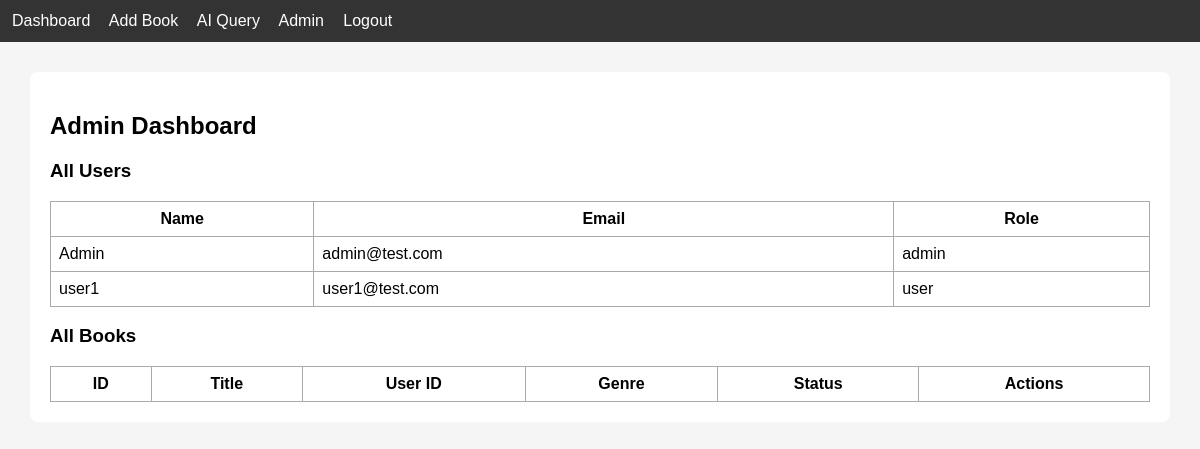
Page /admin (signed in) on the earlier database version.
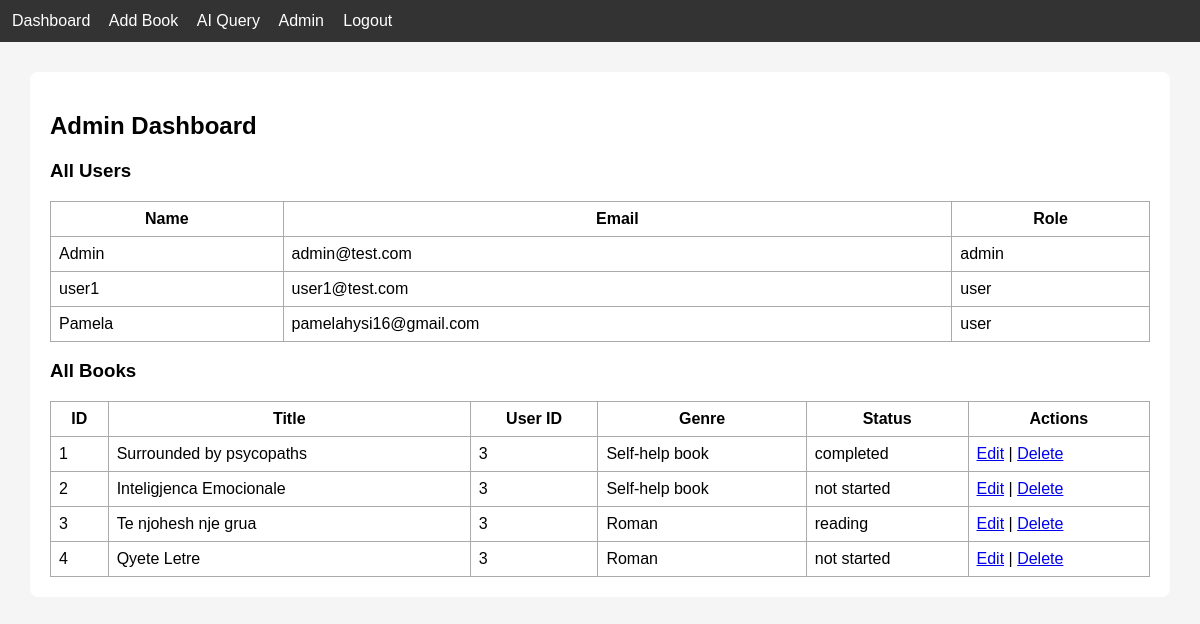
Same page on the later database version.
### tables this page shows
CREATE TABLE users (
    id INTEGER PRIMARY KEY AUTOINCREMENT,
    name TEXT,
    email TEXT UNIQUE,
    password TEXT,
    role TEXT
);

CREATE TABLE books (
    id INTEGER PRIMARY KEY AUTOINCREMENT,
    title TEXT,
    author TEXT,
    genre TEXT,
    status TEXT,
    user_id INTEGER,
    FOREIGN KEY(user_id) REFERENCES users(id)
);

### app.py (the view)
@app.route("/admin")
def admin():
    if "user_id" not in session or session.get("role") != "admin":
        return redirect(url_for("login"))
    db = get_db()
    users = db.execute("SELECT * FROM users").fetchall()
    books = db.execute("SELECT * FROM books").fetchall()
    db.close()
    return render_template("admin_dashboard.html", users=users, books=books)

### app.py (called while the page is built)
def get_db():
    conn = sqlite3.connect("database.db")
    conn.row_factory = sqlite3.Row
    return conn

### templates/admin_dashboard.html
{% extends "base.html" %}
{% block content %}
<h2>Admin Dashboard</h2>
<h3>All Users</h3>
<table>
    <tr>
        <th>Name</th>
        <th>Email</th>
        <th>Role</th>
    </tr>
    {% for user in users %}
    <tr>
        <td>{{ user.name }}</td>
        <td>{{ user.email }}</td>
        <td>{{ user.role }}</td>
    </tr>
    {% endfor %}
</table>
<h3>All Books</h3>
<table>
    <tr>
        <th>ID</th>
        <th>Title</th>
        <th>User ID</th>
        <th>Genre</th>
        <th>Status</th>
        <th>Actions</th>
    </tr>
    {% for b in books %}
    <tr>
        <td>{{ b.id }}</td>
        <td>{{ b.title }}</td>
        <td>{{ b.user_id }}</td>
        <td>{{ b.genre }}</td>
        <td>{{ b.status }}</td>
        <td>
            <a href="/admin_edit_book/{{ b.id }}">Edit</a> |
            <a href="/admin_delete_book/{{ b.id }}">Delete</a>
        </td>
    </tr>
    {% endfor %}
</table>
{% endblock %}

### templates/base.html (shortened to what this page needs)
<!DOCTYPE html>
<html>
<head>
</head>
<body>
<nav>
    <a href="/dashboard">Dashboard</a>
    <a href="/add_book">Add Book</a>
    <a href="/ai_query">AI Query</a>
    {% if session.get('role') == "admin" %}
    <a href="/admin">Admin</a>
    {% endif %}
    <a href="/logout">Logout</a>
</nav>
<div class="container">
    {% block content %}{% endblock %}
</div>
</body>
</html>

### templates/base.html (style rules this page uses)
body { font-family: Arial; margin: 0; padding: 0; background: #f5f5f5; }
nav { background: #333; color: white; padding: 12px; }
nav a { color: white; margin-right: 15px; text-decoration: none; }
.container { margin: 30px; background: white; padding: 20px; border-radius: 8px; }
table { width: 100%; border-collapse: collapse; margin-top: 15px; }
table, th, td { border: 1px solid #aaa; }
th, td { padding: 8px; }

Differences in the rows shown:
added users: name "Pamela", email "pamelahysi16@gmail.com", role "user"
added books: id "1", title "Surrounded by psycopaths", user_id "3", genre "Self-help book", status "completed"
added books: id "2", title "Inteligjenca Emocionale", user_id "3", genre "Self-help book", status "not started"
added books: id "3", title "Te njohesh nje grua", user_id "3", genre "Roman", status "reading"
added books: id "4", title "Qyete Letre", user_id "3", genre "Roman", status "not started"
